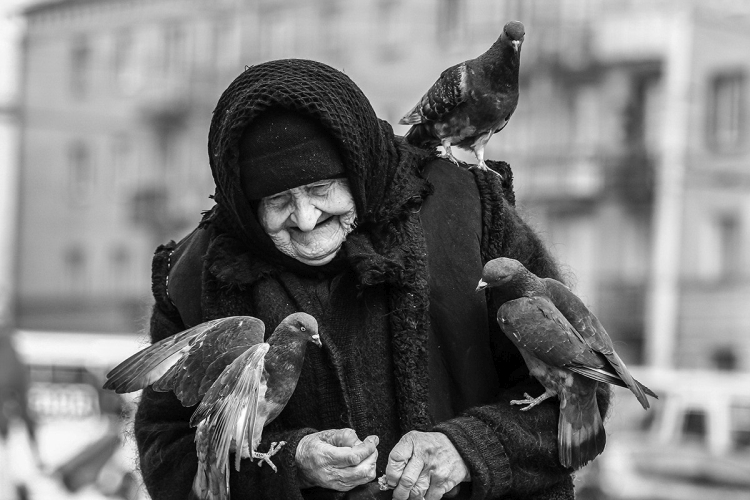
#> input picture 563.jpg, 750 x 500 px
$ python module_11_1.py
#> lines starting #> are read from the running program, lines starting #| are printed output that depends on the picture
from PIL import Image # импорт модуля для работы с изображениями

# Открыть изображение
image = Image.open("563.jpg")
#> image is the input picture: PIL image 750x500 RGB; min 0, max 255, mean 120.2

# Сохранить в другом формате
image.save("563_new_format.png")

# Изменение размера
resized_image = image.resize((300, 200))
resized_image.save("563_1.jpg")

# Обрезка области
cropped_image = image.crop((200, 50, 400, 300))
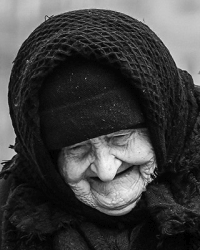
#> cropped_image: PIL image 200x250 RGB; min 0, max 245, mean 63.2
cropped_image.save("563_2.jpg")

from PIL import ImageEnhance # импорт модуля для работы с яркостью, контрастностью и т.д.

# Регулировка яркости
enhancer = ImageEnhance.Brightness(image)
brighter_image = enhancer.enhance(1.5)
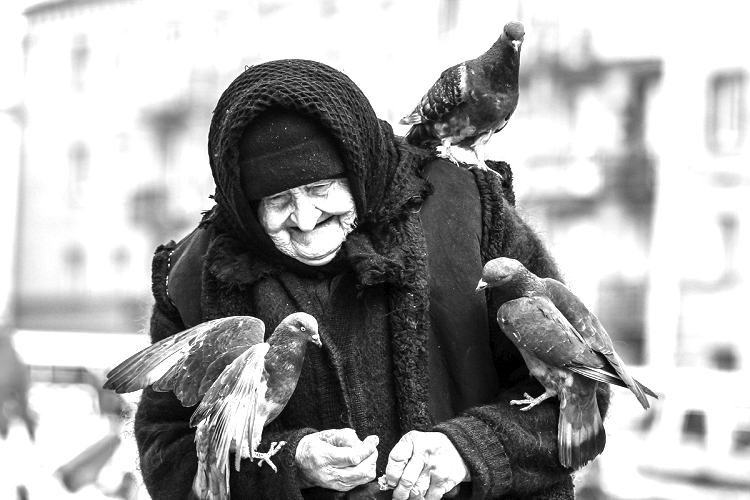
#> brighter_image: PIL image 750x500 RGB; min 0, max 255, mean 166.7
brighter_image.save("563_3.jpg")

# Поворот на 45 градусов
rotated_image = image.rotate(45)
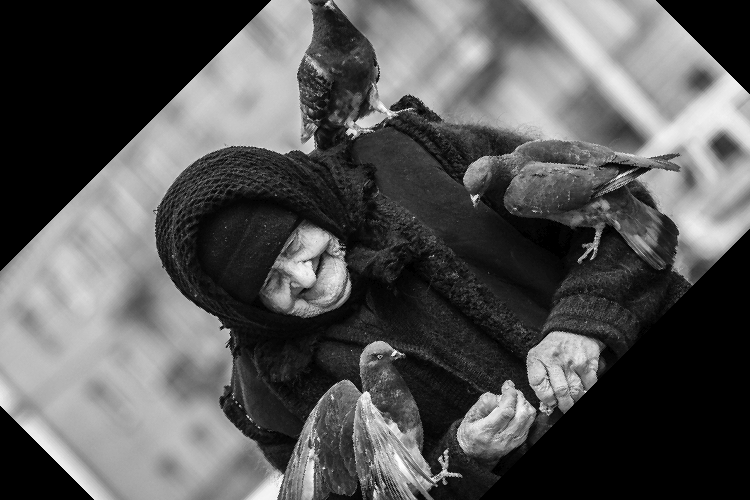
#> rotated_image: PIL image 750x500 RGB; min 0, max 255, mean 85.8
rotated_image.save("563_4.jpg")

# Отражение по горизонтали
flipped_image = image.transpose(Image.FLIP_LEFT_RIGHT)
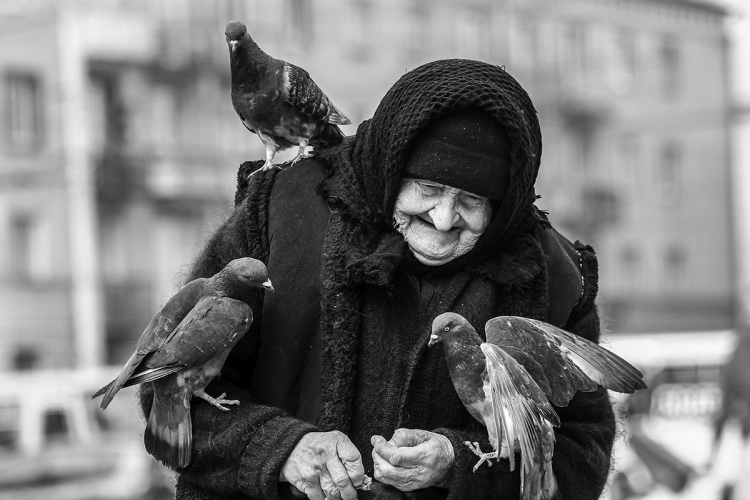
#> flipped_image: PIL image 750x500 RGB; min 0, max 255, mean 120.2
flipped_image.save("563_5.jpg")

from PIL import ImageFilter # импорт модуля для работы с фильтрами

# Размытие
blurred_image = image.filter(ImageFilter.BLUR)
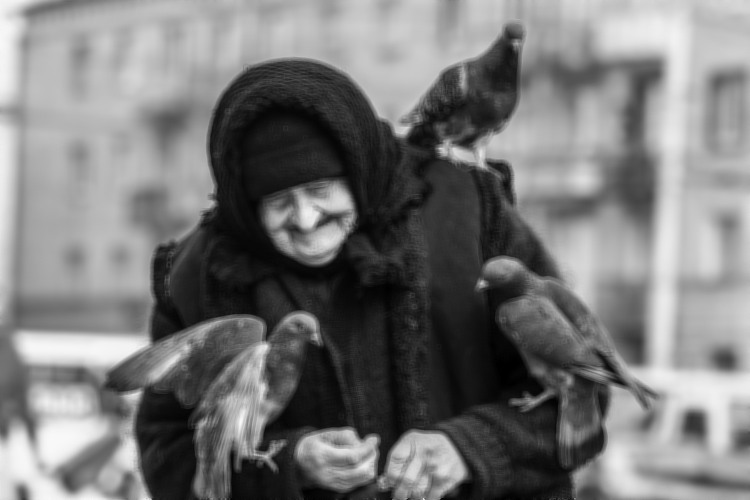
#> blurred_image: PIL image 750x500 RGB; min 0, max 250, mean 120.2
blurred_image.save("563_6.jpg")

# Контур
contour_image = image.filter(ImageFilter.CONTOUR)
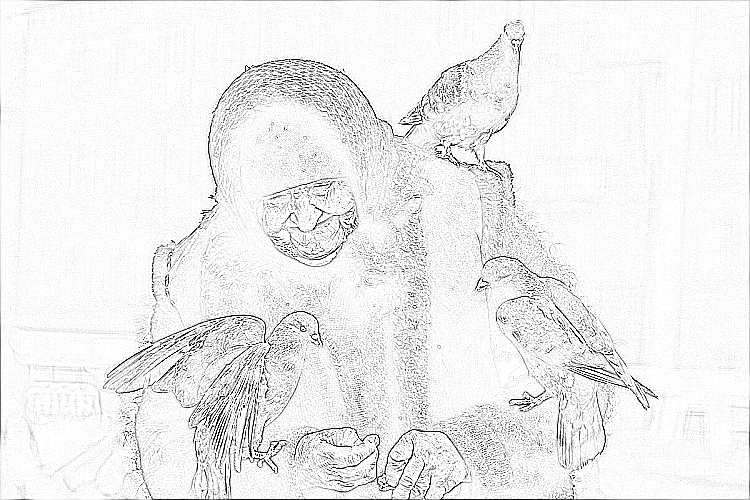
#> contour_image: PIL image 750x500 RGB; min 0, max 255, mean 238.4
contour_image.save("563_7.jpg")
